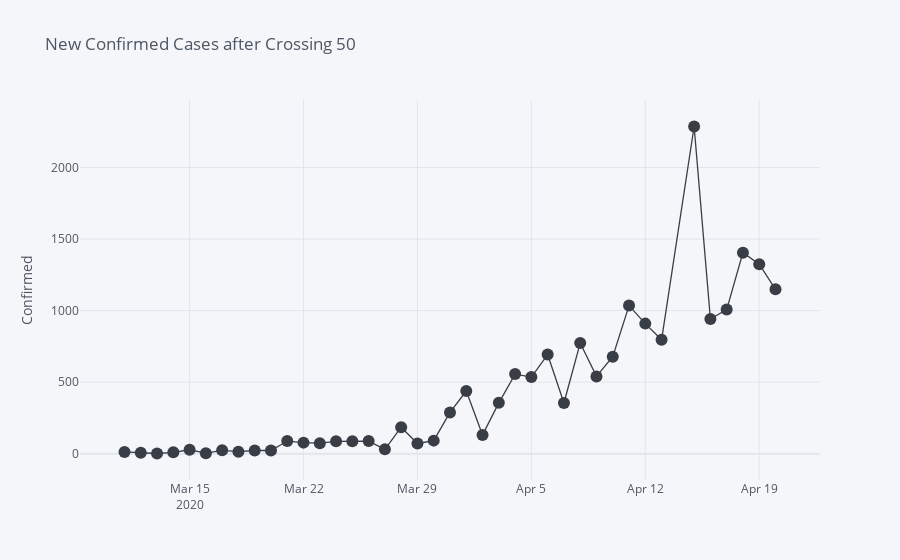
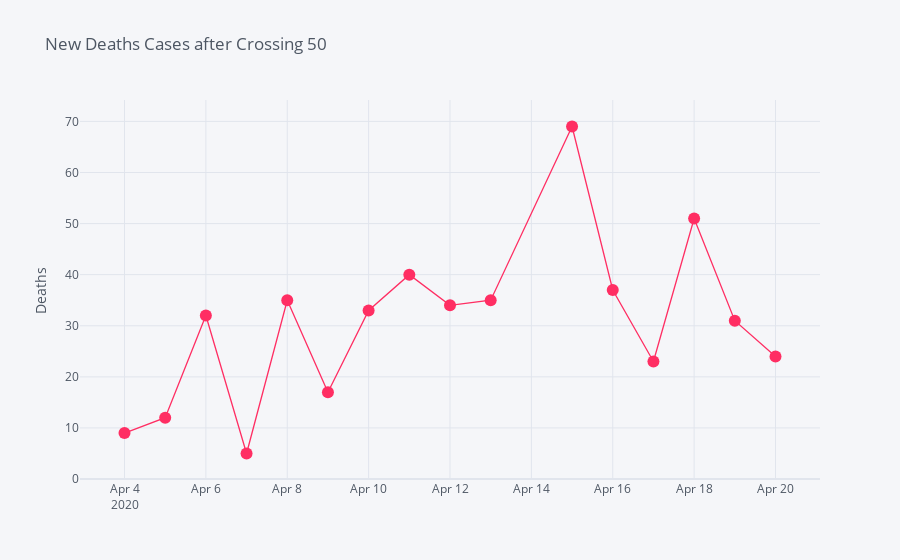

The code cell stored with these charts, in order, in its notebook:
### Code cell
cases_df = df_clean.groupby('Date')['Confirmed', 'Deaths'].sum()

filt_cnf = (cases_df['Confirmed'] >= 50)
filt_dth = (cases_df['Deaths'] >= 50)

filt = [filt_cnf,filt_dth]

col_y = ['Confirmed','Deaths']
colr = [cnf,dth]

for i,x in enumerate(filt):
    temp = cases_df[x].diff().dropna()
    temp.iplot(kind = 'scatter',mode = "markers+lines" ,y = col_y[i],color=colr[i],yTitle=col_y[i],title=f'New {col_y[i]} Cases after Crossing 50')

### Figure 1 — Plotly figure (JSON) as saved in the notebook; plotly's stock layout.template omitted (floating-point values rounded to 4 significant figures)
{"data": [{"line": {"color": "rgba(57, 62, 70, 1.0)", "dash": "solid", "shape": "linear", "width": 1.3}, "marker": {"size": 12, "symbol": "circle"}, "mode": "markers+lines", "name": "Confirmed", "text": "", "type": "scatter", "x": ["2020-03-11", "2020-03-12", "2020-03-13", "2020-03-14", "2020-03-15", "2020-03-16", "2020-03-17", "2020-03-18", "2020-03-19", "2020-03-20", "2020-03-21", "2020-03-22", "2020-03-23", "2020-03-24", "2020-03-25", "2020-03-26", "2020-03-27", "2020-03-28", "2020-03-29", "2020-03-30", "2020-03-31", "2020-04-01", "2020-04-02", "2020-04-03", "2020-04-04", "2020-04-05", "2020-04-06", "2020-04-07", "2020-04-08", "2020-04-09", "2020-04-10", "2020-04-11", "2020-04-12", "2020-04-13", "2020-04-15", "2020-04-16", "2020-04-17", "2020-04-18", "2020-04-19", "2020-04-20"], "y": [12, 6, 1, 9, 27, 3, 23, 14, 22, 22, 88, 77, 73, 86, 87, 88, 30, 185, 71, 91, 288, 438, 131, 355, 556, 535, 693, 354, 773, 540, 678, 1035, 909, 796, 2287, 941, 1007, 1405, 1324, 1149]}], "layout": {"legend": {"bgcolor": "#F5F6F9", "font": {"color": "#4D5663"}}, "paper_bgcolor": "#F5F6F9", "plot_bgcolor": "#F5F6F9", "title": {"font": {"color": "#4D5663"}, "text": "New Confirmed Cases after Crossing 50"}, "xaxis": {"gridcolor": "#E1E5ED", "showgrid": true, "tickfont": {"color": "#4D5663"}, "title": {"font": {"color": "#4D5663"}, "text": ""}, "zerolinecolor": "#E1E5ED"}, "yaxis": {"gridcolor": "#E1E5ED", "showgrid": true, "tickfont": {"color": "#4D5663"}, "title": {"font": {"color": "#4D5663"}, "text": "Confirmed"}, "zerolinecolor": "#E1E5ED"}}}

### Figure 2 — Plotly figure (JSON) as saved in the notebook; plotly's stock layout.template omitted (floating-point values rounded to 4 significant figures)
{"data": [{"line": {"color": "rgba(255, 46, 99, 1.0)", "dash": "solid", "shape": "linear", "width": 1.3}, "marker": {"size": 12, "symbol": "circle"}, "mode": "markers+lines", "name": "Deaths", "text": "", "type": "scatter", "x": ["2020-04-04", "2020-04-05", "2020-04-06", "2020-04-07", "2020-04-08", "2020-04-09", "2020-04-10", "2020-04-11", "2020-04-12", "2020-04-13", "2020-04-15", "2020-04-16", "2020-04-17", "2020-04-18", "2020-04-19", "2020-04-20"], "y": [9, 12, 32, 5, 35, 17, 33, 40, 34, 35, 69, 37, 23, 51, 31, 24]}], "layout": {"legend": {"bgcolor": "#F5F6F9", "font": {"color": "#4D5663"}}, "paper_bgcolor": "#F5F6F9", "plot_bgcolor": "#F5F6F9", "title": {"font": {"color": "#4D5663"}, "text": "New Deaths Cases after Crossing 50"}, "xaxis": {"gridcolor": "#E1E5ED", "showgrid": true, "tickfont": {"color": "#4D5663"}, "title": {"font": {"color": "#4D5663"}, "text": ""}, "zerolinecolor": "#E1E5ED"}, "yaxis": {"gridcolor": "#E1E5ED", "showgrid": true, "tickfont": {"color": "#4D5663"}, "title": {"font": {"color": "#4D5663"}, "text": "Deaths"}, "zerolinecolor": "#E1E5ED"}}}
